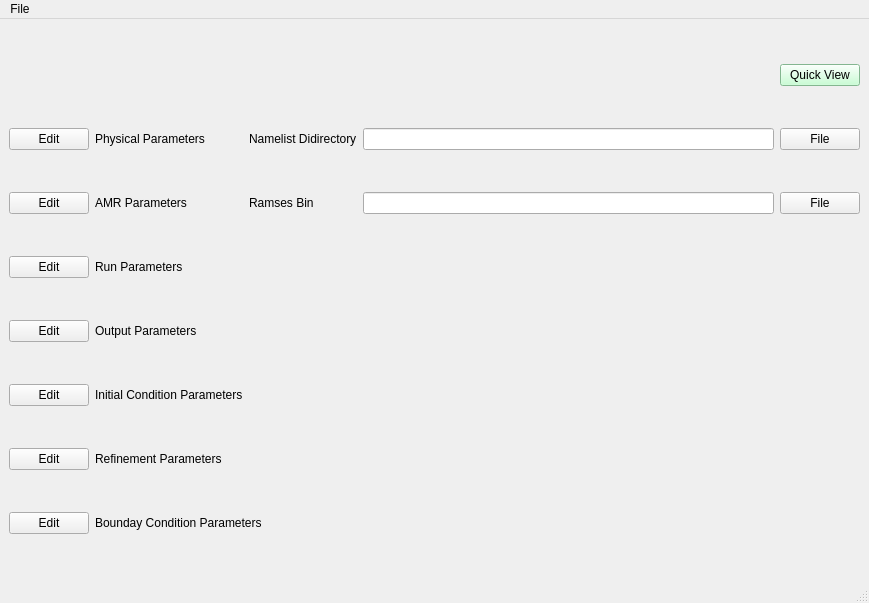
<?xml version="1.0" encoding="UTF-8"?>
<ui version="4.0">
 <class>MainWindow</class>
 <widget class="QMainWindow" name="MainWindow">
  <property name="geometry">
   <rect>
    <x>0</x>
    <y>0</y>
    <width>869</width>
    <height>603</height>
   </rect>
  </property>
  <property name="windowTitle">
   <string>MainWindow</string>
  </property>
  <property name="windowIcon">
   <iconset>
    <normaloff>result.jpg</normaloff>result.jpg</iconset>
  </property>
  <property name="statusTip">
   <string>Open AMRViewer</string>
  </property>
  <widget class="QWidget" name="centralwidget">
   <layout class="QGridLayout" name="gridLayout">
    <item row="0" column="4">
     <widget class="QPushButton" name="QuickView">
      <property name="palette">
       <palette>
        <active>
         <colorrole role="WindowText">
          <brush brushstyle="SolidPattern">
           <color alpha="255">
            <red>0</red>
            <green>0</green>
            <blue>0</blue>
           </color>
          </brush>
         </colorrole>
         <colorrole role="Button">
          <brush brushstyle="SolidPattern">
           <color alpha="255">
            <red>185</red>
            <green>255</green>
            <blue>202</blue>
           </color>
          </brush>
         </colorrole>
         <colorrole role="Light">
          <brush brushstyle="SolidPattern">
           <color alpha="255">
            <red>255</red>
            <green>255</green>
            <blue>255</blue>
           </color>
          </brush>
         </colorrole>
         <colorrole role="Midlight">
          <brush brushstyle="SolidPattern">
           <color alpha="255">
            <red>220</red>
            <green>255</green>
            <blue>228</blue>
           </color>
          </brush>
         </colorrole>
         <colorrole role="Dark">
          <brush brushstyle="SolidPattern">
           <color alpha="255">
            <red>92</red>
            <green>127</green>
            <blue>101</blue>
           </color>
          </brush>
         </colorrole>
         <colorrole role="Mid">
          <brush brushstyle="SolidPattern">
           <color alpha="255">
            <red>123</red>
            <green>170</green>
            <blue>135</blue>
           </color>
          </brush>
         </colorrole>
         <colorrole role="Text">
          <brush brushstyle="SolidPattern">
           <color alpha="255">
            <red>0</red>
            <green>0</green>
            <blue>0</blue>
           </color>
          </brush>
         </colorrole>
         <colorrole role="BrightText">
          <brush brushstyle="SolidPattern">
           <color alpha="255">
            <red>255</red>
            <green>255</green>
            <blue>255</blue>
           </color>
          </brush>
         </colorrole>
         <colorrole role="ButtonText">
          <brush brushstyle="SolidPattern">
           <color alpha="255">
            <red>0</red>
            <green>0</green>
            <blue>0</blue>
           </color>
          </brush>
         </colorrole>
         <colorrole role="Base">
          <brush brushstyle="SolidPattern">
           <color alpha="255">
            <red>255</red>
            <green>255</green>
            <blue>255</blue>
           </color>
          </brush>
         </colorrole>
         <colorrole role="Window">
          <brush brushstyle="SolidPattern">
           <color alpha="255">
            <red>185</red>
            <green>255</green>
            <blue>202</blue>
           </color>
          </brush>
         </colorrole>
         <colorrole role="Shadow">
          <brush brushstyle="SolidPattern">
           <color alpha="255">
            <red>0</red>
            <green>0</green>
            <blue>0</blue>
           </color>
          </brush>
         </colorrole>
         <colorrole role="AlternateBase">
          <brush brushstyle="SolidPattern">
           <color alpha="255">
            <red>220</red>
            <green>255</green>
            <blue>228</blue>
           </color>
          </brush>
         </colorrole>
         <colorrole role="ToolTipBase">
          <brush brushstyle="SolidPattern">
           <color alpha="255">
            <red>255</red>
            <green>255</green>
            <blue>220</blue>
           </color>
          </brush>
         </colorrole>
         <colorrole role="ToolTipText">
          <brush brushstyle="SolidPattern">
           <color alpha="255">
            <red>0</red>
            <green>0</green>
            <blue>0</blue>
           </color>
          </brush>
         </colorrole>
        </active>
        <inactive>
         <colorrole role="WindowText">
          <brush brushstyle="SolidPattern">
           <color alpha="255">
            <red>0</red>
            <green>0</green>
            <blue>0</blue>
           </color>
          </brush>
         </colorrole>
         <colorrole role="Button">
          <brush brushstyle="SolidPattern">
           <color alpha="255">
            <red>185</red>
            <green>255</green>
            <blue>202</blue>
           </color>
          </brush>
         </colorrole>
         <colorrole role="Light">
          <brush brushstyle="SolidPattern">
           <color alpha="255">
            <red>255</red>
            <green>255</green>
            <blue>255</blue>
           </color>
          </brush>
         </colorrole>
         <colorrole role="Midlight">
          <brush brushstyle="SolidPattern">
           <color alpha="255">
            <red>220</red>
            <green>255</green>
            <blue>228</blue>
           </color>
          </brush>
         </colorrole>
         <colorrole role="Dark">
          <brush brushstyle="SolidPattern">
           <color alpha="255">
            <red>92</red>
            <green>127</green>
            <blue>101</blue>
           </color>
          </brush>
         </colorrole>
         <colorrole role="Mid">
          <brush brushstyle="SolidPattern">
           <color alpha="255">
            <red>123</red>
            <green>170</green>
            <blue>135</blue>
           </color>
          </brush>
         </colorrole>
         <colorrole role="Text">
          <brush brushstyle="SolidPattern">
           <color alpha="255">
            <red>0</red>
            <green>0</green>
            <blue>0</blue>
           </color>
          </brush>
         </colorrole>
         <colorrole role="BrightText">
          <brush brushstyle="SolidPattern">
           <color alpha="255">
            <red>255</red>
            <green>255</green>
            <blue>255</blue>
           </color>
          </brush>
         </colorrole>
         <colorrole role="ButtonText">
          <brush brushstyle="SolidPattern">
           <color alpha="255">
            <red>0</red>
            <green>0</green>
            <blue>0</blue>
           </color>
          </brush>
         </colorrole>
         <colorrole role="Base">
          <brush brushstyle="SolidPattern">
           <color alpha="255">
            <red>255</red>
            <green>255</green>
            <blue>255</blue>
           </color>
          </brush>
         </colorrole>
         <colorrole role="Window">
          <brush brushstyle="SolidPattern">
           <color alpha="255">
            <red>185</red>
            <green>255</green>
            <blue>202</blue>
           </color>
          </brush>
         </colorrole>
         <colorrole role="Shadow">
          <brush brushstyle="SolidPattern">
           <color alpha="255">
            <red>0</red>
            <green>0</green>
            <blue>0</blue>
           </color>
          </brush>
         </colorrole>
         <colorrole role="AlternateBase">
          <brush brushstyle="SolidPattern">
           <color alpha="255">
            <red>220</red>
            <green>255</green>
            <blue>228</blue>
           </color>
          </brush>
         </colorrole>
         <colorrole role="ToolTipBase">
          <brush brushstyle="SolidPattern">
           <color alpha="255">
            <red>255</red>
            <green>255</green>
            <blue>220</blue>
           </color>
          </brush>
         </colorrole>
         <colorrole role="ToolTipText">
          <brush brushstyle="SolidPattern">
           <color alpha="255">
            <red>0</red>
            <green>0</green>
            <blue>0</blue>
           </color>
          </brush>
         </colorrole>
        </inactive>
        <disabled>
         <colorrole role="WindowText">
          <brush brushstyle="SolidPattern">
           <color alpha="255">
            <red>92</red>
            <green>127</green>
            <blue>101</blue>
           </color>
          </brush>
         </colorrole>
         <colorrole role="Button">
          <brush brushstyle="SolidPattern">
           <color alpha="255">
            <red>185</red>
            <green>255</green>
            <blue>202</blue>
           </color>
          </brush>
         </colorrole>
         <colorrole role="Light">
          <brush brushstyle="SolidPattern">
           <color alpha="255">
            <red>255</red>
            <green>255</green>
            <blue>255</blue>
           </color>
          </brush>
         </colorrole>
         <colorrole role="Midlight">
          <brush brushstyle="SolidPattern">
           <color alpha="255">
            <red>220</red>
            <green>255</green>
            <blue>228</blue>
           </color>
          </brush>
         </colorrole>
         <colorrole role="Dark">
          <brush brushstyle="SolidPattern">
           <color alpha="255">
            <red>92</red>
            <green>127</green>
            <blue>101</blue>
           </color>
          </brush>
         </colorrole>
         <colorrole role="Mid">
          <brush brushstyle="SolidPattern">
           <color alpha="255">
            <red>123</red>
            <green>170</green>
            <blue>135</blue>
           </color>
          </brush>
         </colorrole>
         <colorrole role="Text">
          <brush brushstyle="SolidPattern">
           <color alpha="255">
            <red>92</red>
            <green>127</green>
            <blue>101</blue>
           </color>
          </brush>
         </colorrole>
         <colorrole role="BrightText">
          <brush brushstyle="SolidPattern">
           <color alpha="255">
            <red>255</red>
            <green>255</green>
            <blue>255</blue>
           </color>
          </brush>
         </colorrole>
         <colorrole role="ButtonText">
          <brush brushstyle="SolidPattern">
           <color alpha="255">
            <red>92</red>
            <green>127</green>
            <blue>101</blue>
           </color>
          </brush>
         </colorrole>
         <colorrole role="Base">
          <brush brushstyle="SolidPattern">
           <color alpha="255">
            <red>185</red>
            <green>255</green>
            <blue>202</blue>
           </color>
          </brush>
         </colorrole>
         <colorrole role="Window">
          <brush brushstyle="SolidPattern">
           <color alpha="255">
            <red>185</red>
            <green>255</green>
            <blue>202</blue>
           </color>
          </brush>
         </colorrole>
         <colorrole role="Shadow">
          <brush brushstyle="SolidPattern">
           <color alpha="255">
            <red>0</red>
            <green>0</green>
            <blue>0</blue>
           </color>
          </brush>
         </colorrole>
         <colorrole role="AlternateBase">
          <brush brushstyle="SolidPattern">
           <color alpha="255">
            <red>185</red>
            <green>255</green>
            <blue>202</blue>
           </color>
          </brush>
         </colorrole>
         <colorrole role="ToolTipBase">
          <brush brushstyle="SolidPattern">
           <color alpha="255">
            <red>255</red>
            <green>255</green>
            <blue>220</blue>
           </color>
          </brush>
         </colorrole>
         <colorrole role="ToolTipText">
          <brush brushstyle="SolidPattern">
           <color alpha="255">
            <red>0</red>
            <green>0</green>
            <blue>0</blue>
           </color>
          </brush>
         </colorrole>
        </disabled>
       </palette>
      </property>
      <property name="text">
       <string>Quick View</string>
      </property>
     </widget>
    </item>
    <item row="1" column="0">
     <widget class="QPushButton" name="EditPhy">
      <property name="statusTip">
       <string>Edit Physical Parameters</string>
      </property>
      <property name="text">
       <string>Edit</string>
      </property>
     </widget>
    </item>
    <item row="1" column="1">
     <widget class="QLabel" name="Physical">
      <property name="text">
       <string>Physical Parameters</string>
      </property>
     </widget>
    </item>
    <item row="1" column="2">
     <widget class="QLabel" name="Namelist">
      <property name="text">
       <string>Namelist Didirectory</string>
      </property>
     </widget>
    </item>
    <item row="1" column="3">
     <widget class="QLineEdit" name="NamefileInput"/>
    </item>
    <item row="1" column="4">
     <widget class="QPushButton" name="ChooseNameFile">
      <property name="text">
       <string>File</string>
      </property>
     </widget>
    </item>
    <item row="2" column="0">
     <widget class="QPushButton" name="EditAMR">
      <property name="statusTip">
       <string>Edit AMR Parameters</string>
      </property>
      <property name="text">
       <string>Edit</string>
      </property>
     </widget>
    </item>
    <item row="2" column="1">
     <widget class="QLabel" name="AMR">
      <property name="text">
       <string>AMR Parameters</string>
      </property>
     </widget>
    </item>
    <item row="2" column="2">
     <widget class="QLabel" name="Bin">
      <property name="text">
       <string>Ramses Bin </string>
      </property>
     </widget>
    </item>
    <item row="2" column="3">
     <widget class="QLineEdit" name="BinFileInput"/>
    </item>
    <item row="2" column="4">
     <widget class="QPushButton" name="ChooseFileBin">
      <property name="text">
       <string>File</string>
      </property>
     </widget>
    </item>
    <item row="3" column="0">
     <widget class="QPushButton" name="EditRun_2">
      <property name="statusTip">
       <string>Edit Run Parameters</string>
      </property>
      <property name="text">
       <string>Edit</string>
      </property>
     </widget>
    </item>
    <item row="3" column="1">
     <widget class="QLabel" name="Run">
      <property name="text">
       <string>Run Parameters</string>
      </property>
     </widget>
    </item>
    <item row="4" column="0">
     <widget class="QPushButton" name="EditOut">
      <property name="statusTip">
       <string>Edit Output Parameters</string>
      </property>
      <property name="text">
       <string>Edit</string>
      </property>
     </widget>
    </item>
    <item row="4" column="1">
     <widget class="QLabel" name="Output">
      <property name="text">
       <string>Output Parameters</string>
      </property>
     </widget>
    </item>
    <item row="5" column="0">
     <widget class="QPushButton" name="EditInit">
      <property name="statusTip">
       <string>Edit Initial Conditions</string>
      </property>
      <property name="text">
       <string>Edit</string>
      </property>
     </widget>
    </item>
    <item row="5" column="1">
     <widget class="QLabel" name="Initial">
      <property name="text">
       <string>Initial Condition Parameters</string>
      </property>
     </widget>
    </item>
    <item row="6" column="0">
     <widget class="QPushButton" name="EditRefine">
      <property name="statusTip">
       <string>Edit Refinement Parameters</string>
      </property>
      <property name="text">
       <string>Edit</string>
      </property>
     </widget>
    </item>
    <item row="6" column="1">
     <widget class="QLabel" name="Refinement">
      <property name="text">
       <string>Refinement Parameters</string>
      </property>
     </widget>
    </item>
    <item row="7" column="0">
     <widget class="QPushButton" name="EditBound">
      <property name="statusTip">
       <string>Edit Bounday Parameters</string>
      </property>
      <property name="text">
       <string>Edit</string>
      </property>
     </widget>
    </item>
    <item row="7" column="1" colspan="2">
     <widget class="QLabel" name="Boundary">
      <property name="text">
       <string>Bounday Condition Parameters</string>
      </property>
     </widget>
    </item>
   </layout>
  </widget>
  <widget class="QMenuBar" name="menubar">
   <property name="geometry">
    <rect>
     <x>0</x>
     <y>0</y>
     <width>869</width>
     <height>27</height>
    </rect>
   </property>
   <widget class="QMenu" name="menuFile">
    <property name="title">
     <string>File</string>
    </property>
    <addaction name="actionEdir"/>
    <addaction name="actionQuit"/>
    <addaction name="actionSave"/>
   </widget>
   <addaction name="menuFile"/>
  </widget>
  <widget class="QStatusBar" name="statusbar"/>
  <action name="actionEdir">
   <property name="text">
    <string>Edir</string>
   </property>
  </action>
  <action name="actionQuit">
   <property name="text">
    <string>Quit</string>
   </property>
   <property name="shortcut">
    <string>Ctrl+Q</string>
   </property>
  </action>
  <action name="actionSave">
   <property name="text">
    <string>Save</string>
   </property>
   <property name="shortcut">
    <string>Ctrl+S</string>
   </property>
  </action>
 </widget>
 <resources/>
 <connections/>
</ui>
